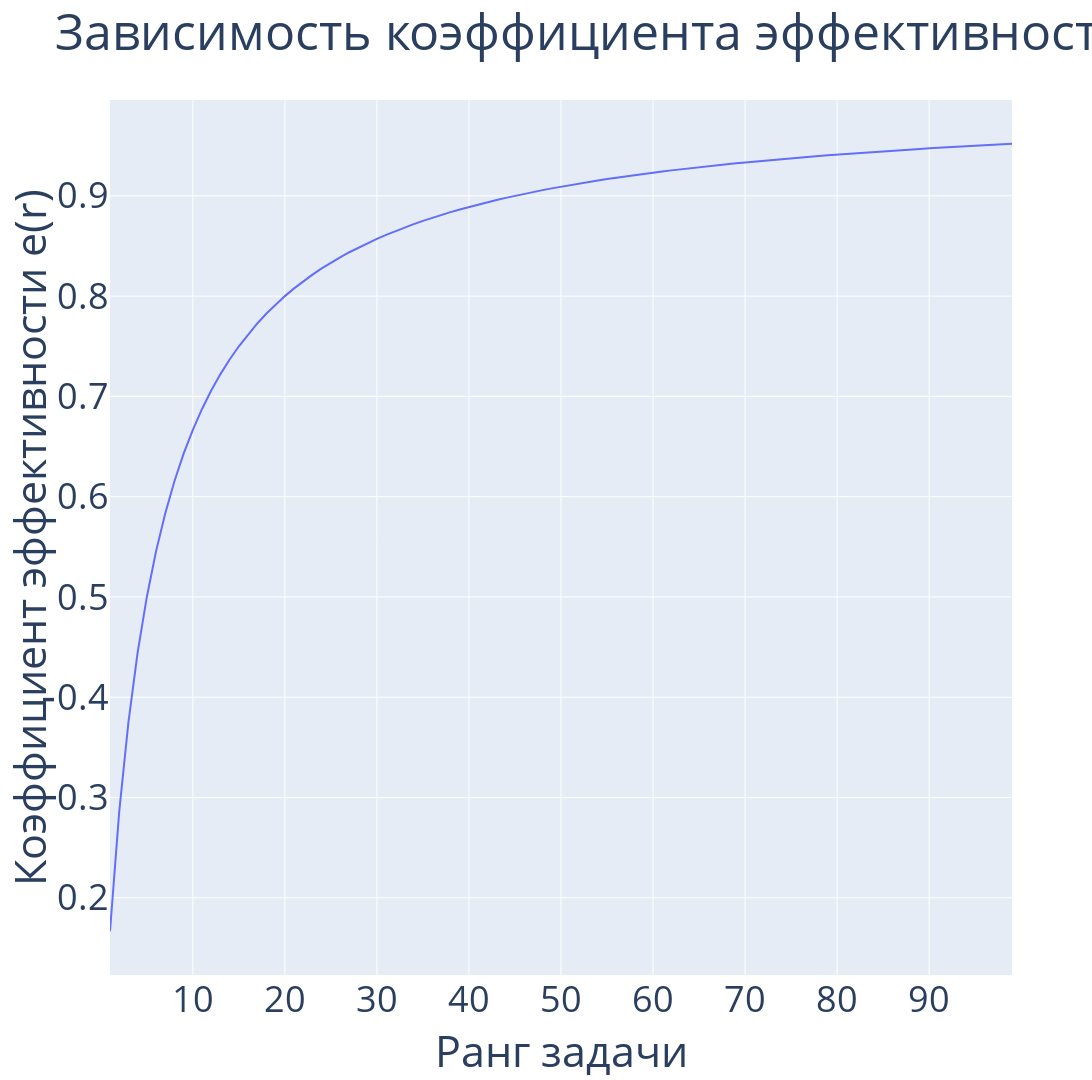

Notebook code cell kept with this figure:
### Code cell
# Efficency coefficient graphic (dependence on problem rank)
stages_amount = 6
x_vector = []
y_vector = []
for i in range(1, 100):
    vector_1 = [random.randint(0, 63) for _ in range(i)]
    vector_2 = [random.randint(0, 63) for _ in range(i)]
    seq_pipeline = ArithmeticPipeline(vector_1, vector_2, 1, 6)
    par_pipeline = ArithmeticPipeline(vector_1, vector_2, 6, 6)
    while seq_pipeline.is_busy:
        seq_pipeline.tact()
    while par_pipeline.is_busy:
        par_pipeline.tact()
    x_vector.append(i)
    y_vector.append(round(seq_pipeline.status['tacts_done'] / 
                          (par_pipeline.status['tacts_done'] * 6), 10))
fig = go.Figure()
fig.add_trace(
    go.Scatter(x=x_vector, y=y_vector, mode='lines',
               text=[f'r = {r}; e(r) = {y}' for r, y in enumerate(y_vector, 1)],
               textposition='bottom center')
)
fig.update_layout(title_text='Зависимость коэффициента эффективности от ранга задачи',
                  font=dict(size=36), width=1920, height=1080)
fig.update_xaxes(title_text='Ранг задачи')
fig.update_yaxes(title_text='Коэффициент эффективности e(r)')
fig.show()

### Figure 1 — Plotly figure (JSON) as saved in the notebook; plotly's stock layout.template omitted (floating-point values rounded to 4 significant figures)
{"data": [{"mode": "lines", "text": ["r = 1; e(r) = 0.1666666667", "r = 2; e(r) = 0.2857142857", "r = 3; e(r) = 0.375", "r = 4; e(r) = 0.4444444444", "r = 5; e(r) = 0.5", "r = 6; e(r) = 0.5454545455", "r = 7; e(r) = 0.5833333333", "r = 8; e(r) = 0.6153846154", "r = 9; e(r) = 0.6428571429", "r = 10; e(r) = 0.6666666667", "r = 11; e(r) = 0.6875", "r = 12; e(r) = 0.7058823529", "r = 13; e(r) = 0.7222222222", "r = 14; e(r) = 0.7368421053", "r = 15; e(r) = 0.75", "r = 16; e(r) = 0.7619047619", "r = 17; e(r) = 0.7727272727", "r = 18; e(r) = 0.7826086957", "r = 19; e(r) = 0.7916666667", "r = 20; e(r) = 0.8", "r = 21; e(r) = 0.8076923077", "r = 22; e(r) = 0.8148148148", "r = 23; e(r) = 0.8214285714", "r = 24; e(r) = 0.8275862069", "r = 25; e(r) = 0.8333333333", "r = 26; e(r) = 0.8387096774", "r = 27; e(r) = 0.84375", "r = 28; e(r) = 0.8484848485", "r = 29; e(r) = 0.8529411765", "r = 30; e(r) = 0.8571428571", "r = 31; e(r) = 0.8611111111", "r = 32; e(r) = 0.8648648649", "r = 33; e(r) = 0.8684210526", "r = 34; e(r) = 0.8717948718", "r = 35; e(r) = 0.875", "r = 36; e(r) = 0.8780487805", "r = 37; e(r) = 0.880952381", "r = 38; e(r) = 0.8837209302", "r = 39; e(r) = 0.8863636364", "r = 40; e(r) = 0.8888888889", "r = 41; e(r) = 0.8913043478", "r = 42; e(r) = 0.8936170213", "r = 43; e(r) = 0.8958333333", "r = 44; e(r) = 0.8979591837", "r = 45; e(r) = 0.9", "r = 46; e(r) = 0.9019607843", "r = 47; e(r) = 0.9038461538", "r = 48; e(r) = 0.9056603774", "r = 49; e(r) = 0.9074074074", "r = 50; e(r) = 0.9090909091", "r = 51; e(r) = 0.9107142857", "r = 52; e(r) = 0.9122807018", "r = 53; e(r) = 0.9137931034", "r = 54; e(r) = 0.9152542373", "r = 55; e(r) = 0.9166666667", "r = 56; e(r) = 0.9180327869", "r = 57; e(r) = 0.9193548387", "r = 58; e(r) = 0.9206349206", "r = 59; e(r) = 0.921875", "r = 60; e(r) = 0.9230769231", "r = 61; e(r) = 0.9242424242", "r = 62; e(r) = 0.9253731343", "r = 63; e(r) = 0.9264705882", "r = 64; e(r) = 0.9275362319", "r = 65; e(r) = 0.9285714286", "r = 66; e(r) = 0.9295774648", "r = 67; e(r) = 0.9305555556", "r = 68; e(r) = 0.9315068493", "r = 69; e(r) = 0.9324324324", "r = 70; e(r) = 0.9333333333", "r = 71; e(r) = 0.9342105263", "r = 72; e(r) = 0.9350649351", "r = 73; e(r) = 0.9358974359", "r = 74; e(r) = 0.9367088608", "r = 75; e(r) = 0.9375", "r = 76; e(r) = 0.9382716049", "r = 77; e(r) = 0.9390243902", "r = 78; e(r) = 0.9397590361", "r = 79; e(r) = 0.9404761905", "r = 80; e(r) = 0.9411764706", "r = 81; e(r) = 0.9418604651", "r = 82; e(r) = 0.9425287356", "r = 83; e(r) = 0.9431818182", "r = 84; e(r) = 0.9438202247", "r = 85; e(r) = 0.9444444444", "r = 86; e(r) = 0.9450549451", "r = 87; e(r) = 0.9456521739", "r = 88; e(r) = 0.9462365591", "r = 89; e(r) = 0.9468085106", "r = 90; e(r) = 0.9473684211", "r = 91; e(r) = 0.9479166667", "r = 92; e(r) = 0.9484536082", "r = 93; e(r) = 0.9489795918", "r = 94; e(r) = 0.9494949495", "r = 95; e(r) = 0.95", "r = 96; e(r) = 0.9504950495", "r = 97; e(r) = 0.9509803922", "r = 98; e(r) = 0.9514563107", "r = 99; e(r) = 0.9519230769"], "textposition": "bottom center", "type": "scatter", "x": [1, 2, 3, 4, 5, 6, 7, 8, 9, 10, 11, 12, 13, 14, 15, 16, 17, 18, 19, 20, 21, 22, 23, 24, 25, 26, 27, 28, 29, 30, 31, 32, 33, 34, 35, 36, 37, 38, 39, 40, 41, 42, 43, 44, 45, 46, 47, 48, 49, 50, 51, 52, 53, 54, 55, 56, 57, 58, 59, 60, 61, 62, 63, 64, 65, 66, 67, 68, 69, 70, 71, 72, 73, 74, 75, 76, 77, 78, 79, 80, 81, 82, 83, 84, 85, 86, 87, 88, 89, 90, 91, 92, 93, 94, 95, 96, 97, 98, 99], "y": [0.1667, 0.2857, 0.375, 0.4444, 0.5, 0.5455, 0.5833, 0.6154, 0.6429, 0.6667, 0.6875, 0.7059, 0.7222, 0.7368, 0.75, 0.7619, 0.7727, 0.7826, 0.7917, 0.8, 0.8077, 0.8148, 0.8214, 0.8276, 0.8333, 0.8387, 0.8438, 0.8485, 0.8529, 0.8571, 0.8611, 0.8649, 0.8684, 0.8718, 0.875, 0.878, 0.881, 0.8837, 0.8864, 0.8889, 0.8913, 0.8936, 0.8958, 0.898, 0.9, 0.902, 0.9038, 0.9057, 0.9074, 0.9091, 0.9107, 0.9123, 0.9138, 0.9153, 0.9167, 0.918, 0.9194, 0.9206, 0.9219, 0.9231, 0.9242, 0.9254, 0.9265, 0.9275, 0.9286, 0.9296, 0.9306, 0.9315, 0.9324, 0.9333, 0.9342, 0.9351, 0.9359, 0.9367, 0.9375, 0.9383, 0.939, 0.9398, 0.9405, 0.9412, 0.9419, 0.9425, 0.9432, 0.9438, 0.9444, 0.9451, 0.9457, 0.9462, 0.9468, 0.9474, 0.9479, 0.9485, 0.949, 0.9495, 0.95, 0.9505, 0.951, 0.9515, 0.9519]}], "layout": {"font": {"size": 36}, "height": 1080, "title": {"text": "Зависимость коэффициента эффективности от ранга задачи"}, "width": 1920, "xaxis": {"title": {"text": "Ранг задачи"}}, "yaxis": {"title": {"text": "Коэффициент эффективности e(r)"}}}}
